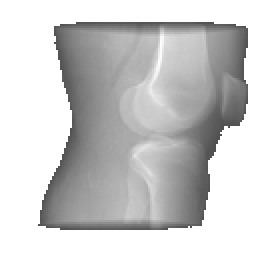
#> input picture images/01_xray0000_angle_100000.0.png, 128 x 128 px (shown 2 times larger)
$ python -i drrImage.py   (imports and definitions only)
#> lines starting #> are read from the running program, lines starting #| are printed output that depends on the picture
import os
import uuid
import numpy as np
import cv2
from PIL import Image
from typing import NamedTuple

class CameraInfo(NamedTuple):
    uid: str
    R: np.array
    T: np.array
    FovY: float
    FovX: float
    image: np.array
    image_path: str
    image_name: str
    width: int
    height: int


def extract_data_from_png_image(png_path, output_folder, col_width=0.05, row_width=0.05, source_to_patient=541, source_to_detector_distance=553.74, start_angle=0, angle_interval=5):
#> called with png_path = 'images/01_xray0000_angle_100000.0.png', output_folder = 'out.png', col_width = 0.05, row_width = 0.05, source_to_patient = 541, source_to_detector_distance = 553.7, start_angle = 0, angle_interval = 5
    try:
        # Read the .png file
        image = Image.open(png_path)
#> image is the input picture: PIL image 128x128 RGBA; mean R, G, B, A 200.3, 200.3, 200.3, 255
        image_array = np.array(image)

        # Normalize pixel values to the range [0, 255]
        normalized_array = ((image_array - image_array.min()) /
                            (image_array.max() - image_array.min()) * 255).astype(np.uint8)
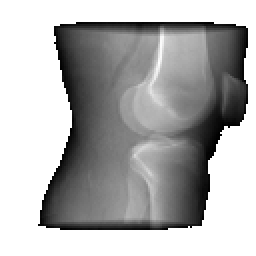
#> normalized_array: shape (128, 128, 4) (shown 2 times larger); mean R, G, B, A 174.5, 174.5, 174.5, 255

        # Convert the image to RGBA (to add transparency)
        rgba_image = cv2.cvtColor(normalized_array, cv2.COLOR_GRAY2RGBA)

        # Define a threshold to make certain pixel values (e.g., black or near-black) transparent
        threshold = 80  # Set threshold for transparency, adjust as needed
        black_pixels = rgba_image[:, :, 0] <= threshold  # Find pixels below the threshold
        rgba_image[black_pixels, 0:3] = 255
        # Set the alpha channel (4th channel) to 0 for transparent pixels
        rgba_image[black_pixels, 3] = 255  # Set alpha to 0 (fully transparent)

        # Extract the numerical index from the filename
        filename = os.path.basename(png_path)
        idx = int(''.join(filter(str.isdigit, filename)))  # Extract digits from filename
        current_angle = start_angle + idx * angle_interval
        theta = np.radians(current_angle)  # Convert angle to radians

        output_file = f"{os.path.basename(png_path).replace('.png', '')}_angle_{current_angle:.1f}.png"
        output_path = os.path.join(output_folder, output_file)

        success = cv2.imwrite(output_path, rgba_image)
        if not success:
            raise IOError(f"Failed to write the image to {output_path}")

        # Create extrinsic matrix
        extr = np.array([
            [np.cos(theta), 0, np.sin(theta), 0],  # Row 1
            [0, 1, 0, 0],  # Row 2 (Y-axis stays unchanged)
            [-np.sin(theta), 0, np.cos(theta), source_to_patient],  # Row 3
            [0, 0, 0, 1]  # Row 4 (homogeneous coordinate)
        ])  # Y-axis rotation

        R = extr[:3, :3]  # Rotation matrix
        T = extr[:3, 3]   # Translation vector


        FovY = 0.1
        FovX = 0.1

        # Open PNG image to include in the camera info
        with Image.open(output_path) as img:
            cam_info = CameraInfo(
                uid=str(uuid.uuid4()),  # Generate UUID
                R=R,
                T=T,
                FovY=FovY,
                FovX=FovX,
                image=img.convert('RGB'),
                image_path=output_path,
                image_name=os.path.basename(output_path),
                width=img.size[0],
                height=img.size[1]
            )

        return cam_info

    except Exception as e:
        print(f"Error processing {png_path}: {e}")
        return None


def getCameraInfos():
    camera_infos = []

    # List all .png files in the folder
    png_files = [f for f in os.listdir(png_folder) if f.endswith('.png')and int(f.split('xray')[-1].split('.')[0]) % 1 == 0]

    # Iterate over each .png file
    for filename in png_files:
        # Construct the full path to the .png file
        png_path = os.path.join(png_folder, filename)

        # Extract camera information from the .png image
        camera_info = extract_data_from_png_image(png_path, output_folder)

        # If camera_info is successfully extracted, add it to the list
        if camera_info:
            camera_infos.append(camera_info)

    return camera_infos


# Main program setup
png_folder = "/csse/users/pwl24/Desktop/fourth_year_2024/Seng_402/3dgs-CT/CT-data/png/knee"
output_folder = "/csse/users/pwl24/Desktop/fourth_year_2024/Seng_402/3dgs-CT/gaussian-splatting/images"
# [2 lines not run here, left out]

>>> result = extract_data_from_png_image('images/01_xray0000_angle_100000.0.png', 'out.png')

$ run again, on images/01_xray0004_angle_100040.0.png
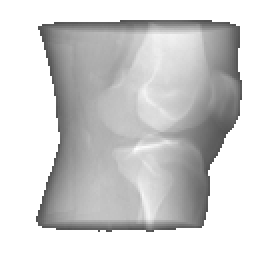
#> input picture images/01_xray0004_angle_100040.0.png, 128 x 128 px (shown 2 times larger)
#> in extract_data_from_png_image, image is the input picture: PIL image 128x128 RGBA; mean R, G, B, A 205.9, 205.9, 205.9, 255
#> in extract_data_from_png_image, `normalized_array = ((image_array - image_array.min()) / (image_array.m..`:
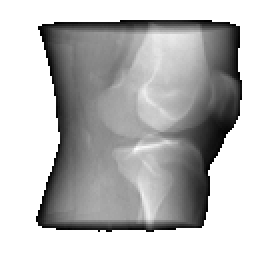
#> normalized_array: shape (128, 128, 4) (shown 2 times larger); mean R, G, B, A 182.7, 182.7, 182.7, 255
